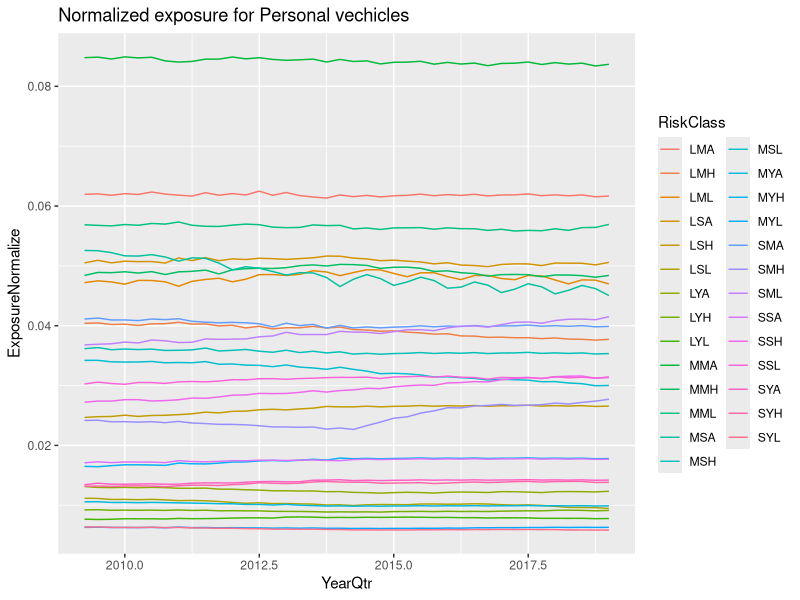
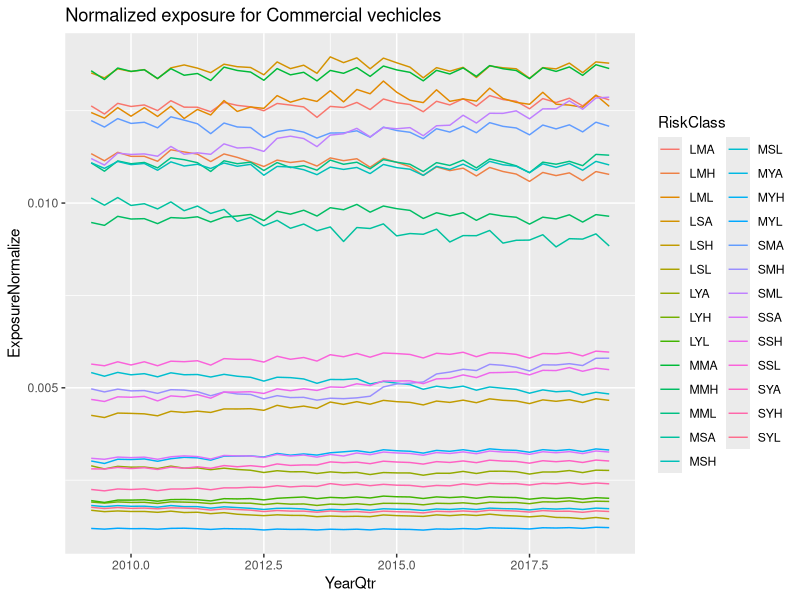
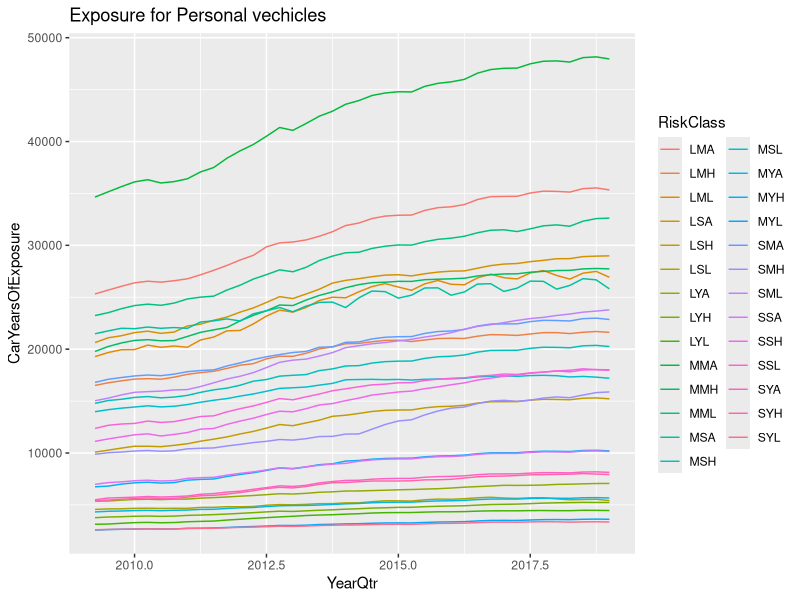
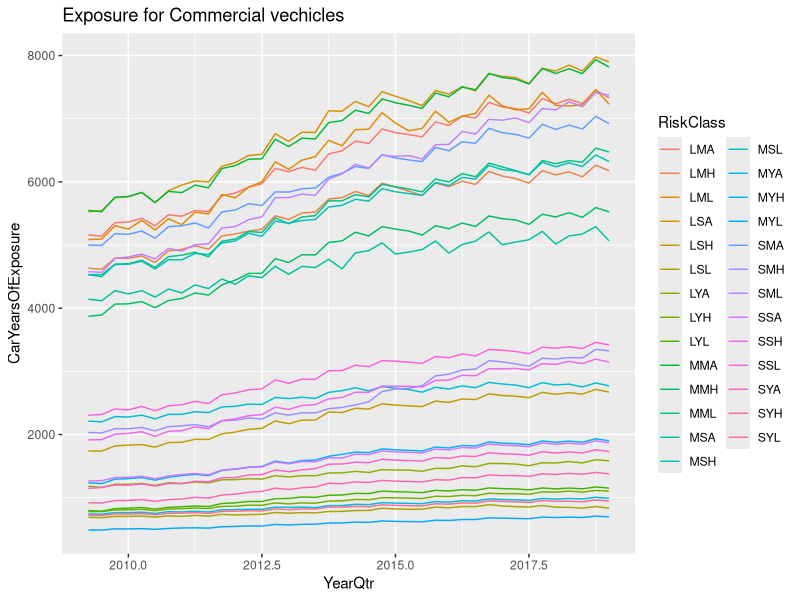
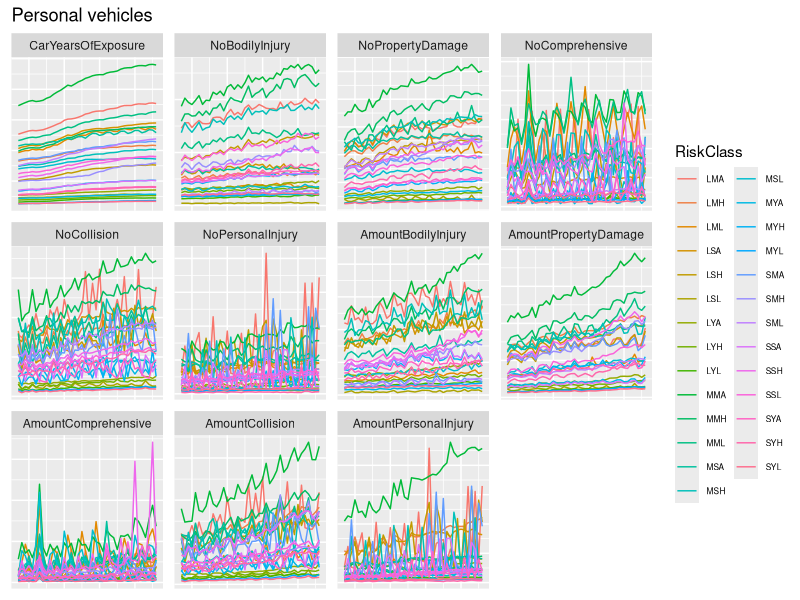
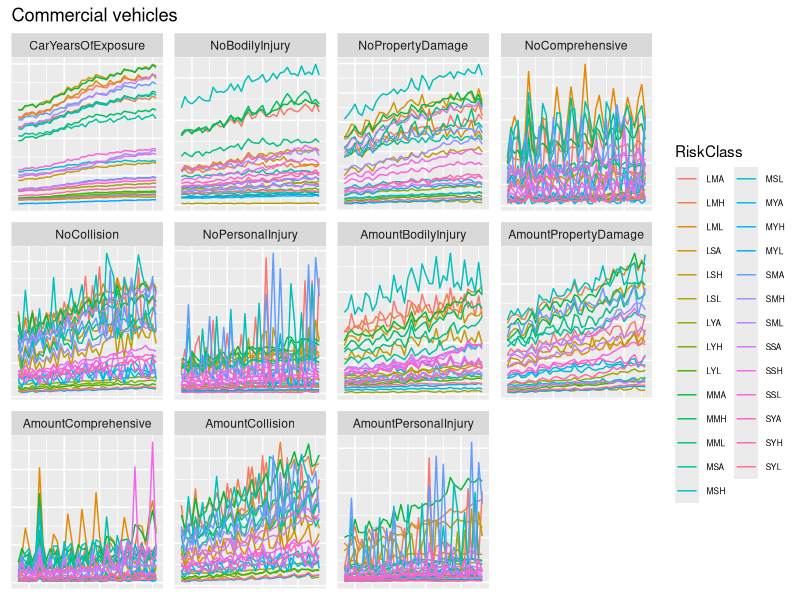
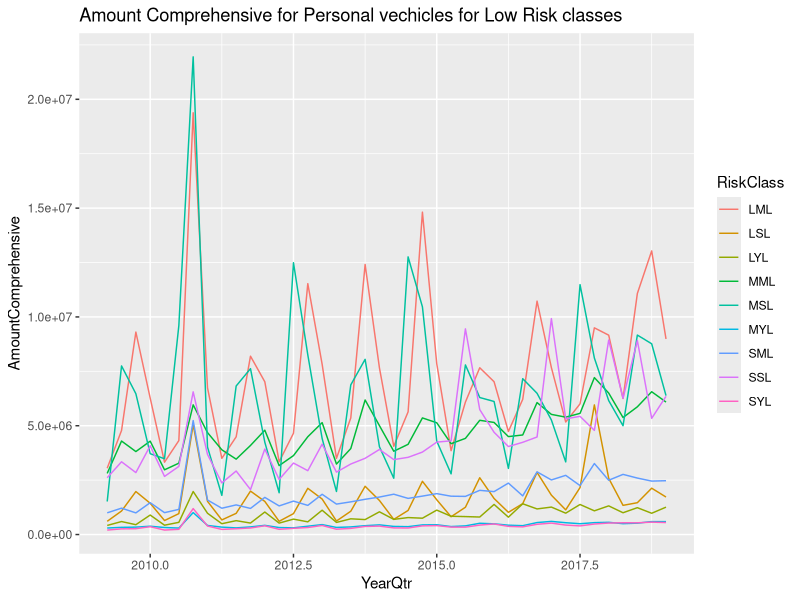
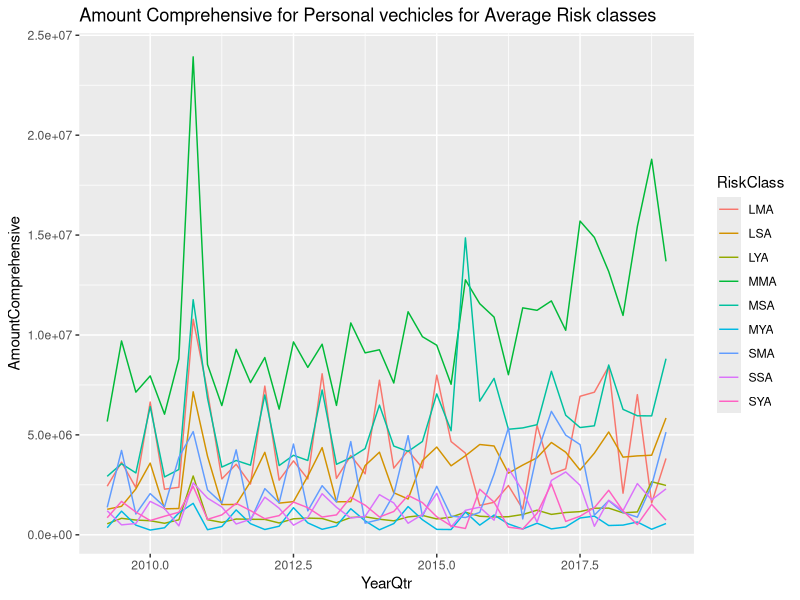

The R script that drew these images, in order:
## ---- chunk 1
knitr::opts_chunk$set(echo = TRUE)
## ---- chunk 2
# set working directory
setwd("C:/Users/ragna/OneDrive/Documents/ISEG/Actuarial Science Courses @ ISEG/case study")

# load packages

# includes ggplot and dplyr which are good packages when working with data and plot
require(tidyverse)
# For excel reading
require(readxl)

# Pakacage used if we need to plot discriptive plot regarding correlations etc. extension of ggplot
require(GGally)

# packake which includes the melt function which is nice when we need to plot many variables on the same plot
require(reshape2)
## ---- chunk 3
# read data, skip = Minimum number of rows to skip before reading anything, be it column names or data
autoclaims <- read_excel("2019-student-research-case-study-data.xlsx", skip = 9)
head(autoclaims)

dimension <- dim(autoclaims)
dimension

names(autoclaims)
# We need to Change the names

# temporary names vector
tmp <- c("Year", "Qtr", "RiskClass", "Type", "CarYearsOfExposure", "NoBodilyInjury", "NoPropertyDamage",
         "NoComprehensive", "NoCollision", "NoPersonalInjury", "AmountBodilyInjury", "AmountPropertyDamage",
         "AmountComprehensive", "AmountCollision", "AmountPersonalInjury")

variables <- c("CarYearsOfExposure", "NoBodilyInjury", "NoPropertyDamage",
"NoComprehensive", "NoCollision", "NoPersonalInjury", "AmountBodilyInjury", "AmountPropertyDamage",
"AmountComprehensive", "AmountCollision", "AmountPersonalInjury")
names(autoclaims) <- tmp
head(autoclaims)


# Add one colum which is the year + qtr
autoclaims$YearQtr <- autoclaims$Year + 2.5*autoclaims$Qtr/10 

# Total Exposure for each qtr
autoclaims$TotalExposure <- 0

# let's just do a brute force for loop
for( i in levels(factor(autoclaims$Year))){
  for(j in levels(factor(autoclaims$Qtr))){
    
    autoclaims$TotalExposure[autoclaims$Year == i & autoclaims$Qtr == j] <- sum(autoclaims$CarYearsOfExposure[autoclaims$Year == i & autoclaims$Qtr == j] )
    
  }
}

# then we normalize
autoclaims$ExposureNormalize <- autoclaims$CarYearsOfExposure/autoclaims$TotalExposure


## ---- chunk 4
ggplot(data = autoclaims[ autoclaims$Type  == "Personal", , drop = F]) + geom_line(aes( x = YearQtr, y = ExposureNormalize , color = RiskClass)) + ggtitle("Normalized exposure for Personal vechicles")

ggplot(data = autoclaims[ autoclaims$Type  == "Commercial", , drop = F]) + geom_line(aes( x = YearQtr, y = ExposureNormalize , color = RiskClass)) + ggtitle("Normalized exposure for Commercial vechicles")

ggplot(data = autoclaims[ autoclaims$Type  == "Personal", , drop = F]) + geom_line(aes( x = YearQtr, y = CarYearsOfExposure , color = RiskClass)) + ggtitle("Exposure for Personal vechicles")

ggplot(data = autoclaims[ autoclaims$Type  == "Commercial", , drop = F]) + geom_line(aes( x = YearQtr, y = CarYearsOfExposure , color = RiskClass)) + ggtitle("Exposure for Commercial vechicles")

## ---- chunk 5
# We need to  use the melt function if we want to plot for each variable
melt.autoclaims <- melt(autoclaims, id = c("Year", "Qtr", "YearQtr", "Type", "RiskClass"))
  ggplot(data = melt.autoclaims[ melt.autoclaims$Type  == "Personal" & !(melt.autoclaims$variable %in% c("TotalExposure", "ExposureNormalize"))
                                 ,  , drop = F]) + geom_line(aes( x = YearQtr, y = value , color = RiskClass))+ facet_wrap( ~ variable, scales = "free") + 
    theme(axis.title.x=element_blank(),
          axis.text.x=element_blank(),
          axis.ticks.x=element_blank(),
          axis.title.y=element_blank(),
          axis.text.y=element_blank(),
          axis.ticks.y=element_blank(),
          legend.text=element_text(size=6)) +
    guides(col = guide_legend(nCOL = 1, byrow = F)) + ggtitle("Personal vehicles")

  
  ggplot(data = melt.autoclaims[ melt.autoclaims$Type  == "Commercial" & !(melt.autoclaims$variable %in% c("TotalExposure", "ExposureNormalize"))
                                 ,  , drop = F]) + geom_line(aes( x = YearQtr, y = value , color = RiskClass))+ facet_wrap( ~ variable, scales = "free") + 
    theme(axis.title.x=element_blank(),
          axis.text.x=element_blank(),
          axis.ticks.x=element_blank(),
          axis.title.y=element_blank(),
          axis.text.y=element_blank(),
          axis.ticks.y=element_blank(),
          legend.text=element_text(size=6)) +
    guides(col = guide_legend(nCOL = 1, byrow = F))+ ggtitle("Commercial vehicles")

## ---- chunk 6
ggplot(data = autoclaims[ grepl("L$", x = autoclaims$RiskClass) & autoclaims$Type  == "Personal", , drop = F]) + geom_line(aes( x = YearQtr, y = AmountComprehensive , color = RiskClass)) + ggtitle("Amount Comprehensive for Personal vechicles for Low Risk classes")

ggplot(data = autoclaims[ grepl("A$", x = autoclaims$RiskClass) & autoclaims$Type  == "Personal", , drop = F]) + geom_line(aes( x = YearQtr, y = AmountComprehensive , color = RiskClass)) + ggtitle("Amount Comprehensive for Personal vechicles for Average Risk classes")

ggplot(data = autoclaims[ grepl("H$", x = autoclaims$RiskClass) & autoclaims$Type  == "Personal", , drop = F]) + geom_line(aes( x = YearQtr, y = AmountComprehensive , color = RiskClass)) + ggtitle("Amount Comprehensive for Personal vechicles for High Risk classes")


ggplot(data = autoclaims[ grepl("L$", x = autoclaims$RiskClass) & autoclaims$Type  == "Commercial", , drop = F]) + geom_line(aes( x = YearQtr, y = AmountComprehensive , color = RiskClass)) + ggtitle("Amount Comprehensive for Commercial vechicles for Low Risk classes ")

ggplot(data = autoclaims[ grepl("A$", x = autoclaims$RiskClass) & autoclaims$Type  == "Commercial", , drop = F]) + geom_line(aes( x = YearQtr, y = AmountComprehensive , color = RiskClass)) + ggtitle("Amount Comprehensive for Commercial vechicles for Average Risk classes ")

ggplot(data = autoclaims[ grepl("H$", x = autoclaims$RiskClass) & autoclaims$Type  == "Commercial", , drop = F]) + geom_line(aes( x = YearQtr, y = AmountComprehensive , color = RiskClass)) + ggtitle("Amount Comprehensive for Commercial vechicles for High Risk classes")

## ---- chunk 7
ggplot(data = autoclaims[ grepl("L$", x = autoclaims$RiskClass) & autoclaims$Type  == "Personal", , drop = F]) + geom_line(aes( x = YearQtr, y = NoComprehensive , color = RiskClass)) + ggtitle("Number of Comprehensive for Personal vechicles for Low Risk classes")

ggplot(data = autoclaims[ grepl("A$", x = autoclaims$RiskClass) & autoclaims$Type  == "Personal", , drop = F]) + geom_line(aes( x = YearQtr, y = NoComprehensive , color = RiskClass)) + ggtitle("Number of Comprehensive for Personal vechicles for Average Risk classes")

ggplot(data = autoclaims[ grepl("H$", x = autoclaims$RiskClass) & autoclaims$Type  == "Personal", , drop = F]) + geom_line(aes( x = YearQtr, y = NoComprehensive , color = RiskClass)) + ggtitle("Number of Comprehensive for Personal vechicles for High Risk classes")


ggplot(data = autoclaims[ grepl("L$", x = autoclaims$RiskClass) & autoclaims$Type  == "Commercial", , drop = F]) + geom_line(aes( x = YearQtr, y = NoComprehensive , color = RiskClass)) + ggtitle("Number of Comprehensive for Commercial vechicles for Low Risk classes ")

ggplot(data = autoclaims[ grepl("A$", x = autoclaims$RiskClass) & autoclaims$Type  == "Commercial", , drop = F]) + geom_line(aes( x = YearQtr, y = NoComprehensive , color = RiskClass)) + ggtitle("Number of Comprehensive for Commercial vechicles for Average Risk classes ")

ggplot(data = autoclaims[ grepl("H$", x = autoclaims$RiskClass) & autoclaims$Type  == "Commercial", , drop = F]) + geom_line(aes( x = YearQtr, y = NoComprehensive , color = RiskClass)) + ggtitle("Number of Comprehensive for Commercial vechicles for High Risk classes")
## ---- chunk 8
ggplot(data = autoclaims[ grepl("L$", x = autoclaims$RiskClass) & autoclaims$Type  == "Personal", , drop = F]) + geom_line(aes( x = YearQtr, y = NoPersonalInjury , color = RiskClass)) + ggtitle("Number of Personal Injuries for Personal vechicles for Low Risk classes")

ggplot(data = autoclaims[ grepl("A$", x = autoclaims$RiskClass) & autoclaims$Type  == "Personal", , drop = F]) + geom_line(aes( x = YearQtr, y = NoPersonalInjury , color = RiskClass)) + ggtitle("Number of Personal Injuries for Personal vechicles for Average Risk classes")

ggplot(data = autoclaims[ grepl("H$", x = autoclaims$RiskClass) & autoclaims$Type  == "Personal", , drop = F]) + geom_line(aes( x = YearQtr, y = NoPersonalInjury , color = RiskClass)) + ggtitle("Number of Personal Injuries for Personal vechicles for High Risk classes")


ggplot(data = autoclaims[ grepl("L$", x = autoclaims$RiskClass) & autoclaims$Type  == "Commercial", , drop = F]) + geom_line(aes( x = YearQtr, y = NoPersonalInjury , color = RiskClass)) + ggtitle("Number of Personal Injuries for Commercial vechicles for Low Risk classes ")

ggplot(data = autoclaims[ grepl("A$", x = autoclaims$RiskClass) & autoclaims$Type  == "Commercial", , drop = F]) + geom_line(aes( x = YearQtr, y = NoPersonalInjury , color = RiskClass)) + ggtitle("Number of Personal Injuries for Commercial vechicles for Average Risk classes ")

ggplot(data = autoclaims[ grepl("H$", x = autoclaims$RiskClass) & autoclaims$Type  == "Commercial", , drop = F]) + geom_line(aes( x = YearQtr, y = NoPersonalInjury , color = RiskClass)) + ggtitle("Number of Personal Injuries for Commercial vechicles for High Risk classes")
## ---- chunk 9
ggplot(data = autoclaims[ grepl("L$", x = autoclaims$RiskClass) & autoclaims$Type  == "Personal", , drop = F]) + geom_line(aes( x = YearQtr, y = AmountPersonalInjury , color = RiskClass)) + ggtitle("Amount PersonalInjury for Personal vechicles for Low Risk classes")

ggplot(data = autoclaims[ grepl("A$", x = autoclaims$RiskClass) & autoclaims$Type  == "Personal", , drop = F]) + geom_line(aes( x = YearQtr, y = AmountPersonalInjury , color = RiskClass)) + ggtitle("Amount PersonalInjury for Personal vechicles for Average Risk classes")

ggplot(data = autoclaims[ grepl("H$", x = autoclaims$RiskClass) & autoclaims$Type  == "Personal", , drop = F]) + geom_line(aes( x = YearQtr, y = AmountPersonalInjury , color = RiskClass)) + ggtitle("Amount PersonalInjury for Personal vechicles for High Risk classes")


ggplot(data = autoclaims[ grepl("L$", x = autoclaims$RiskClass) & autoclaims$Type  == "Commercial", , drop = F]) + geom_line(aes( x = YearQtr, y = AmountPersonalInjury , color = RiskClass)) + ggtitle("Amount PersonalInjury for Commercial vechicles for Low Risk classes ")

ggplot(data = autoclaims[ grepl("A$", x = autoclaims$RiskClass) & autoclaims$Type  == "Commercial", , drop = F]) + geom_line(aes( x = YearQtr, y = AmountPersonalInjury , color = RiskClass)) + ggtitle("Amount PersonalInjury for Commercial vechicles for Average Risk classes ")

ggplot(data = autoclaims[ grepl("H$", x = autoclaims$RiskClass) & autoclaims$Type  == "Commercial", , drop = F]) + geom_line(aes( x = YearQtr, y = AmountPersonalInjury , color = RiskClass)) + ggtitle("Amount PersonalInjury for Commercial vechicles for High Risk classes")
## ---- chunk 10

# But if we aggregate The Risk classes??
autoclaims.Qtrly <- aggregate(. ~ Year + Qtr+ YearQtr, autoclaims[, !(names(autoclaims) %in% c("Type", "RiskClass") )], FUN = sum)

melt.autoclaims.Qtrly <- melt(autoclaims.Qtrly, id = c("Year", "Qtr", "YearQtr"))
ggplot(data = melt.autoclaims.Qtrly[ !(melt.autoclaims.Qtrly$variable %in% c("TotalExposure", "ExposureNormalize", "NoPropertyDamage",
                                                                             "NoComprehensive", "NoCollision", "NoBodilyInjury", "NoPersonalInjury", "CarYearsOfExposure")), ]) + geom_line(aes( x = YearQtr, y = value, color = variable )) 

ggplot(data = melt.autoclaims.Qtrly[ !(melt.autoclaims.Qtrly$variable %in% c("TotalExposure", "ExposureNormalize", "AmountPropertyDamage",
                                                                             "AmountComprehensive", "AmountCollision", "AmountBodilyInjury", "AmountPersonalInjury")), ]) + geom_line(aes( x = YearQtr, y = value, color = variable )) 


ggplot(data = melt.autoclaims.Qtrly[ !(melt.autoclaims.Qtrly$variable %in% c("TotalExposure", "ExposureNormalize", "AmountPropertyDamage",
                                                                             "AmountComprehensive", "AmountCollision", "AmountBodilyInjury", "AmountPersonalInjury", "CarYearsOfExposure")), ]) + geom_line(aes( x = YearQtr, y = value, color = variable )) 

## ---- chunk 11

autoclaims$totalNoClaims <-0 
for( i in levels(factor(autoclaims$Year))){
  for(j in levels(factor(autoclaims$Qtr))){
    
    autoclaims$totalNoClaims[autoclaims$Year == i & autoclaims$Qtr == j] <- sum(autoclaims$NoBodilyInjury[autoclaims$Year == i & autoclaims$Qtr == j] ) +
      sum(autoclaims$NoPropertyDamage[autoclaims$Year == i & autoclaims$Qtr == j] ) +
    sum(autoclaims$NoComprehensive[autoclaims$Year == i & autoclaims$Qtr == j] ) +
      sum(autoclaims$NoCollision[autoclaims$Year == i & autoclaims$Qtr == j] ) +
      sum(autoclaims$NoPersonalInjury[autoclaims$Year == i & autoclaims$Qtr == j] )
    
  }
}
# total number of claims
autoclaims$NoBodilyInjuryProp <- autoclaims$NoBodilyInjury/autoclaims$totalNoClaims
autoclaims$NoPropertyDamageProp <- autoclaims$NoPropertyDamage/autoclaims$totalNoClaims
autoclaims$NoComprehensiveProp <- autoclaims$NoComprehensive/autoclaims$totalNoClaims
autoclaims$NoCollisionProp <- autoclaims$NoCollision/autoclaims$totalNoClaims
autoclaims$NoPersonalInjuryProp <- autoclaims$NoPersonalInjury/autoclaims$totalNoClaims

# Total Expsoure prop
autoclaims$NoBodilyInjuryPropE <- autoclaims$NoBodilyInjury/autoclaims$TotalExposure
autoclaims$NoPropertyDamagePropE <- autoclaims$NoPropertyDamage/autoclaims$TotalExposure
autoclaims$NoComprehensivePropE <- autoclaims$NoComprehensive/autoclaims$TotalExposure
autoclaims$NoCollisionPropE <- autoclaims$NoCollision/autoclaims$TotalExposure
autoclaims$NoPersonalInjuryPropE <- autoclaims$NoPersonalInjury/autoclaims$TotalExposure

# data frame only with prop  yearly qtr
autoclaims.prop <- autoclaims[, names(autoclaims) %in% c("YearQtr", "RiskClass", "Type", "NoBodilyInjuryProp", "NoPropertyDamageProp", "NoComprehensiveProp", "NoCollisionProp", "NoPersonalInjuryProp"), drop = F]

# data frame only with propE and yearly qtr
autoclaims.propE <- autoclaims[, names(autoclaims) %in% c("YearQtr", "RiskClass", "Type", "NoBodilyInjuryPropE", "NoPropertyDamagePropE", "NoComprehensivePropE", "NoCollisionPropE", "NoPersonalInjuryPropE"), drop = F]


melt.autoclaims.prop <- melt(autoclaims.prop, id = c("YearQtr", "RiskClass", "Type"))

ggplot(data = melt.autoclaims.prop[melt.autoclaims.prop$Type == "Personal" ,]) + geom_line(aes(x = YearQtr, y = value, color =RiskClass)) + facet_wrap(. ~variable, scales = "free") + ggtitle("Proportion of total claims for Personal ")+ 
    theme(axis.title.x=element_blank(),
          axis.text.x=element_blank(),
          axis.ticks.x=element_blank(),
          axis.title.y=element_blank(),
          axis.text.y=element_blank(),
          axis.ticks.y=element_blank(),
          legend.text=element_text(size=6)) +
    guides(col = guide_legend(ncol = 2, byrow = F)) 

ggplot(data = melt.autoclaims.prop[melt.autoclaims.prop$Type == "Commercial",]) + geom_line(aes(x = YearQtr, y = value, color =RiskClass)) + facet_wrap(. ~variable, scales = "free") + ggtitle("Proportion of total claims for Commercial ")+ 
    theme(axis.title.x=element_blank(),
          axis.text.x=element_blank(),
          axis.ticks.x=element_blank(),
          axis.title.y=element_blank(),
          axis.text.y=element_blank(),
          axis.ticks.y=element_blank(),
          legend.text=element_text(size=6)) +
    guides(col = guide_legend(ncol = 2, byrow = F)) 



melt.autoclaims.propE <- melt(autoclaims.propE, id = c("YearQtr", "RiskClass", "Type"))

ggplot(data = melt.autoclaims.propE[melt.autoclaims.propE$Type == "Personal",]) + geom_line(aes(x = YearQtr, y = value, color =RiskClass)) + facet_wrap(. ~variable, scales = "free") + ggtitle("Proportion of total Exposure for Personal ")+ 
    theme(axis.title.x=element_blank(),
          axis.text.x=element_blank(),
          axis.ticks.x=element_blank(),
          axis.title.y=element_blank(),
          axis.text.y=element_blank(),
          axis.ticks.y=element_blank(),
          legend.text=element_text(size=6)) +
    guides(col = guide_legend(ncol = 2, byrow = F)) 

ggplot(data = melt.autoclaims.propE[melt.autoclaims.propE$Type == "Commercial",]) + geom_line(aes(x = YearQtr, y = value, color =RiskClass)) + facet_wrap(. ~variable, scales = "free") + ggtitle("Proportion of total Exposure for Commercial ")+ 
    theme(axis.title.x=element_blank(),
          axis.text.x=element_blank(),
          axis.ticks.x=element_blank(),
          axis.title.y=element_blank(),
          axis.text.y=element_blank(),
          axis.ticks.y=element_blank(),
          legend.text=element_text(size=6)) +
    guides(col = guide_legend(ncol = 2, byrow = F)) 

## ---- chunk 12
ggplot(data = melt.autoclaims.prop[melt.autoclaims.prop$Type == "Personal" & grepl("H$", x = melt.autoclaims.prop$RiskClass),]) + geom_line(aes(x = YearQtr, y = value, color =RiskClass)) + facet_wrap(. ~variable, scales = "free") + ggtitle("Proportion of total claims for Personal for high Risk ")+ 
    theme(axis.title.x=element_blank(),
          axis.text.x=element_blank(),
          axis.ticks.x=element_blank(),
          axis.title.y=element_blank(),
          axis.text.y=element_blank(),
          axis.ticks.y=element_blank(),
          legend.text=element_text(size=6)) +
    guides(col = guide_legend(ncol = 2, byrow = F))

ggplot(data = melt.autoclaims.prop[melt.autoclaims.prop$Type == "Personal" & grepl("A$", x = melt.autoclaims.prop$RiskClass),]) + geom_line(aes(x = YearQtr, y = value, color =RiskClass)) + facet_wrap(. ~variable, scales = "free") + ggtitle("Proportion of total claims for Personal for Average Risk ")+ 
    theme(axis.title.x=element_blank(),
          axis.text.x=element_blank(),
          axis.ticks.x=element_blank(),
          axis.title.y=element_blank(),
          axis.text.y=element_blank(),
          axis.ticks.y=element_blank(),
          legend.text=element_text(size=6)) +
    guides(col = guide_legend(ncol = 2, byrow = F))

ggplot(data = melt.autoclaims.prop[melt.autoclaims.prop$Type == "Personal" & grepl("L$", x = melt.autoclaims.prop$RiskClass),]) + geom_line(aes(x = YearQtr, y = value, color =RiskClass)) + facet_wrap(. ~variable, scales = "free") + ggtitle("Proportion of total claims for Personal for Low Risk ")+ 
    theme(axis.title.x=element_blank(),
          axis.text.x=element_blank(),
          axis.ticks.x=element_blank(),
          axis.title.y=element_blank(),
          axis.text.y=element_blank(),
          axis.ticks.y=element_blank(),
          legend.text=element_text(size=6)) +
    guides(col = guide_legend(ncol = 2, byrow = F))
